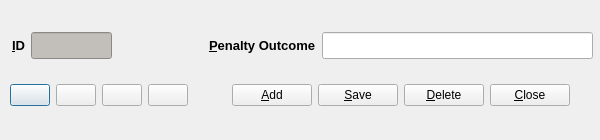
<?xml version="1.0" encoding="UTF-8"?>
<ui version="4.0">
 <class>PenSetupDlg</class>
 <widget class="QDialog" name="PenSetupDlg">
  <property name="geometry">
   <rect>
    <x>0</x>
    <y>0</y>
    <width>600</width>
    <height>140</height>
   </rect>
  </property>
  <property name="minimumSize">
   <size>
    <width>600</width>
    <height>140</height>
   </size>
  </property>
  <property name="maximumSize">
   <size>
    <width>600</width>
    <height>140</height>
   </size>
  </property>
  <property name="windowTitle">
   <string>Penalty Outcome Setup</string>
  </property>
  <widget class="QWidget" name="layoutWidget">
   <property name="geometry">
    <rect>
     <x>12</x>
     <y>20</y>
     <width>581</width>
     <height>51</height>
    </rect>
   </property>
   <layout class="QHBoxLayout" name="horizontalLayout">
    <item>
     <widget class="QLabel" name="label">
      <property name="text">
       <string>&lt;!DOCTYPE HTML PUBLIC &quot;-//W3C//DTD HTML 4.0//EN&quot; &quot;http://www.w3.org/TR/REC-html40/strict.dtd&quot;&gt;
&lt;html&gt;&lt;head&gt;&lt;meta name=&quot;qrichtext&quot; content=&quot;1&quot; /&gt;&lt;style type=&quot;text/css&quot;&gt;
p, li { white-space: pre-wrap; }
&lt;/style&gt;&lt;/head&gt;&lt;body style=&quot; font-family:'Sans Serif'; font-size:10pt; font-weight:400; font-style:normal;&quot;&gt;
&lt;p style=&quot; margin-top:0px; margin-bottom:0px; margin-left:0px; margin-right:0px; -qt-block-indent:0; text-indent:0px;&quot;&gt;&lt;span style=&quot; font-weight:600;&quot;&gt;&amp;amp;ID&lt;/span&gt;&lt;/p&gt;&lt;/body&gt;&lt;/html&gt;</string>
      </property>
      <property name="buddy">
       <cstring>penoutcomeID_display</cstring>
      </property>
     </widget>
    </item>
    <item>
     <widget class="QLineEdit" name="penoutcomeID_display">
      <property name="maximumSize">
       <size>
        <width>81</width>
        <height>27</height>
       </size>
      </property>
      <property name="styleSheet">
       <string notr="true">background-color: rgb(194, 190, 186);</string>
      </property>
      <property name="readOnly">
       <bool>true</bool>
      </property>
     </widget>
    </item>
    <item>
     <spacer name="horizontalSpacer">
      <property name="orientation">
       <enum>Qt::Horizontal</enum>
      </property>
      <property name="sizeHint" stdset="0">
       <size>
        <width>78</width>
        <height>20</height>
       </size>
      </property>
     </spacer>
    </item>
    <item>
     <widget class="QLabel" name="label_2">
      <property name="text">
       <string>&lt;!DOCTYPE HTML PUBLIC &quot;-//W3C//DTD HTML 4.0//EN&quot; &quot;http://www.w3.org/TR/REC-html40/strict.dtd&quot;&gt;
&lt;html&gt;&lt;head&gt;&lt;meta name=&quot;qrichtext&quot; content=&quot;1&quot; /&gt;&lt;style type=&quot;text/css&quot;&gt;
p, li { white-space: pre-wrap; }
&lt;/style&gt;&lt;/head&gt;&lt;body style=&quot; font-family:'Sans Serif'; font-size:10pt; font-weight:400; font-style:normal;&quot;&gt;
&lt;p style=&quot; margin-top:0px; margin-bottom:0px; margin-left:0px; margin-right:0px; -qt-block-indent:0; text-indent:0px;&quot;&gt;&lt;span style=&quot; font-weight:600;&quot;&gt;&amp;amp;Penalty Outcome&lt;/span&gt;&lt;/p&gt;&lt;/body&gt;&lt;/html&gt;</string>
      </property>
      <property name="buddy">
       <cstring>penOutcomeEdit</cstring>
      </property>
     </widget>
    </item>
    <item>
     <widget class="QLineEdit" name="penOutcomeEdit">
      <property name="minimumSize">
       <size>
        <width>271</width>
        <height>27</height>
       </size>
      </property>
      <property name="toolTip">
       <string>Description of penalty kick outcome</string>
      </property>
     </widget>
    </item>
   </layout>
  </widget>
  <widget class="QWidget" name="layoutWidget">
   <property name="geometry">
    <rect>
     <x>10</x>
     <y>70</y>
     <width>201</width>
     <height>51</height>
    </rect>
   </property>
   <layout class="QHBoxLayout" name="horizontalLayout_2">
    <item>
     <widget class="QPushButton" name="firstEntry">
      <property name="toolTip">
       <string>First Entry</string>
      </property>
      <property name="text">
       <string/>
      </property>
      <property name="icon">
       <iconset resource="fmrd_resources.qrc">
        <normaloff>:/images/first.png</normaloff>:/images/first.png</iconset>
      </property>
     </widget>
    </item>
    <item>
     <widget class="QPushButton" name="prevEntry">
      <property name="toolTip">
       <string>Previous Entry</string>
      </property>
      <property name="text">
       <string/>
      </property>
      <property name="icon">
       <iconset resource="fmrd_resources.qrc">
        <normaloff>:/images/prev.png</normaloff>:/images/prev.png</iconset>
      </property>
     </widget>
    </item>
    <item>
     <widget class="QPushButton" name="nextEntry">
      <property name="toolTip">
       <string>Next Entry</string>
      </property>
      <property name="text">
       <string/>
      </property>
      <property name="icon">
       <iconset resource="fmrd_resources.qrc">
        <normaloff>:/images/next.png</normaloff>:/images/next.png</iconset>
      </property>
     </widget>
    </item>
    <item>
     <widget class="QPushButton" name="lastEntry">
      <property name="toolTip">
       <string>Last Entry</string>
      </property>
      <property name="text">
       <string/>
      </property>
      <property name="icon">
       <iconset resource="fmrd_resources.qrc">
        <normaloff>:/images/last.png</normaloff>:/images/last.png</iconset>
      </property>
     </widget>
    </item>
    <item>
     <spacer name="horizontalSpacer_2">
      <property name="orientation">
       <enum>Qt::Horizontal</enum>
      </property>
      <property name="sizeHint" stdset="0">
       <size>
        <width>18</width>
        <height>20</height>
       </size>
      </property>
     </spacer>
    </item>
   </layout>
  </widget>
  <widget class="QWidget" name="layoutWidget_2">
   <property name="geometry">
    <rect>
     <x>210</x>
     <y>70</y>
     <width>381</width>
     <height>51</height>
    </rect>
   </property>
   <layout class="QHBoxLayout" name="horizontalLayout_3">
    <item>
     <spacer name="horizontalSpacer_3">
      <property name="orientation">
       <enum>Qt::Horizontal</enum>
      </property>
      <property name="sizeHint" stdset="0">
       <size>
        <width>13</width>
        <height>20</height>
       </size>
      </property>
     </spacer>
    </item>
    <item>
     <widget class="QPushButton" name="addEntry">
      <property name="toolTip">
       <string>Add Entry</string>
      </property>
      <property name="text">
       <string>&amp;Add</string>
      </property>
      <property name="icon">
       <iconset resource="fmrd_resources.qrc">
        <normaloff>:/images/add.png</normaloff>:/images/add.png</iconset>
      </property>
     </widget>
    </item>
    <item>
     <widget class="QPushButton" name="saveEntry">
      <property name="toolTip">
       <string>Delete Entry</string>
      </property>
      <property name="text">
       <string>&amp;Save</string>
      </property>
      <property name="icon">
       <iconset resource="fmrd_resources.qrc">
        <normaloff>:/images/save.png</normaloff>:/images/save.png</iconset>
      </property>
     </widget>
    </item>
    <item>
     <widget class="QPushButton" name="deleteEntry">
      <property name="toolTip">
       <string>Delete Entry</string>
      </property>
      <property name="text">
       <string>&amp;Delete</string>
      </property>
      <property name="icon">
       <iconset resource="fmrd_resources.qrc">
        <normaloff>:/images/delete.png</normaloff>:/images/delete.png</iconset>
      </property>
     </widget>
    </item>
    <item>
     <widget class="QPushButton" name="closeButton">
      <property name="toolTip">
       <string>Close Window</string>
      </property>
      <property name="text">
       <string>&amp;Close</string>
      </property>
      <property name="icon">
       <iconset resource="fmrd_resources.qrc">
        <normaloff>:/images/quit.png</normaloff>:/images/quit.png</iconset>
      </property>
     </widget>
    </item>
    <item>
     <spacer name="horizontalSpacer_4">
      <property name="orientation">
       <enum>Qt::Horizontal</enum>
      </property>
      <property name="sizeHint" stdset="0">
       <size>
        <width>13</width>
        <height>20</height>
       </size>
      </property>
     </spacer>
    </item>
   </layout>
  </widget>
 </widget>
 <resources>
  <include location="fmrd_resources.qrc"/>
 </resources>
 <connections/>
</ui>
